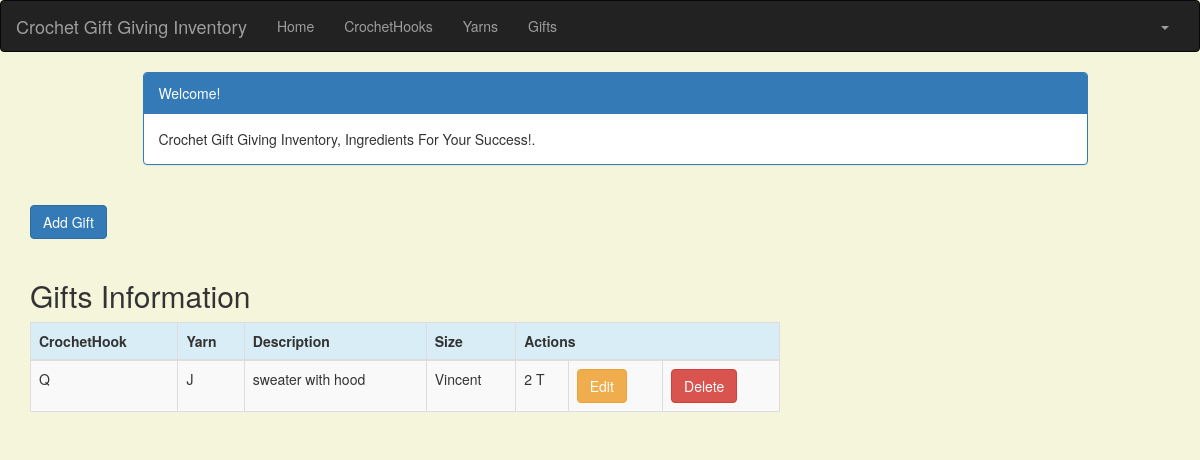
/gift_list (signed in), run on an earlier commit of the app's database.
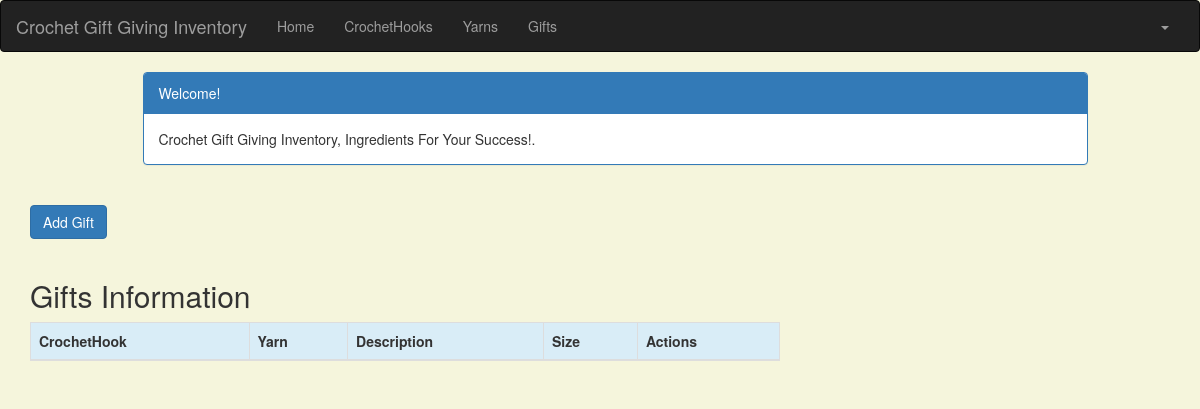
And on a later commit of the database.
### crm/models.py (models this page shows, shortened)
class Gift(models.Model):
    crochethook_size = models.ForeignKey(CrochetHook, on_delete=models.CASCADE, related_name='gifts')
    yarn_color = models.ForeignKey(Yarn, on_delete=models.CASCADE)
    recipient_name = models.CharField(max_length=100)
    p_description = models.TextField()
    gift_size = models.TextField()
    created_date = models.DateTimeField(
        default=timezone.now)
    updated_date = models.DateTimeField(auto_now_add=True)

### crm/views.py (the view)
# urls.py: path('gift_list', views.gift_list, name='gift_list'),
@login_required
def gift_list(request):
    gifts = Gift.objects.filter(created_date__lte=timezone.now())
    return render(request, 'crm/gift_list.html', {'gifts': gifts})

### crm/models.py (called while the page is built)
    def __str__(self):
        return str(self.crochethook_size)

    def __str__(self):
        return str(self.crochethook_size)

### crm/templates/crm/gift_list.html (shortened to what this page needs)
<!DOCTYPE html>
{% extends 'crm/base.html' %}
{% block content %}
    <head>
        <link rel="stylesheet"
      href="https://maxcdn.bootstrapcdn.com/bootstrap/3.3.4/css/bootstrap.min.css">
    </head>
    <body>
    <div class="container">
        <div class="row">
            <div class="col-md-10 col-md-offset-1">
                <div class="panel panel-primary">
                    <div class="panel-heading">Welcome!</div>
                    <div class="panel-body">
                        Crochet Gift Giving Inventory, Ingredients For Your Success!.
                    </div>
                </div>
            </div>
        </div>
        <div class="row">
            <a href="{% url 'crm:gift_new' %}" class="row"><span
                    class="btn btn-primary">Add Gift</span></a>
        </div>
    </div>
    <div class="row">
        <h2 style="padding-left: 15Px">Gifts Information</h2>
    </div>
    <div>
        <table class="table table-striped table-bordered table-hover">
            <thead>
            <tr class="bg-info">
                <th>CrochetHook</th>
                <th>Yarn</th>
                <th>Description</th>
                <th>Size</th>
                <th colspan="3">Actions</th>
            </tr>
            </thead>
            <tbody>
            {% for gift in gifts %}
                <tr>
                    <td>{{ gift.crochethook_size }}</td>
                    <td>{{ gift.yarn_color }}</td>
                    <td>{{ gift.p_description }}</td>
                    <td>{{ gift.recipient_name }}</td>
                    <td>{{ gift.gift_size }}</td>
                    <td><a href="{% url 'crm:gift_edit' pk=gift.pk %}"
                           class="btn btn-warning">Edit</a></td>
                    <td><a href="{% url 'crm:gift_delete' pk=gift.pk %}"
                           onclick="return confirm('Are you sure you want to delete?')"
                           class="btn btn-danger">Delete</a>
                    </td>
                </tr>
            {% endfor %}
            </tbody>
        </table>
    </div>
    </body>
{% endblock %}

What changed in the data, as far as the page shows it:
removed Gift: crochethook_size "Q", yarn_color "J", p_description "sweater with hood", recipient_name "Vincent", gift_size "2 T"
